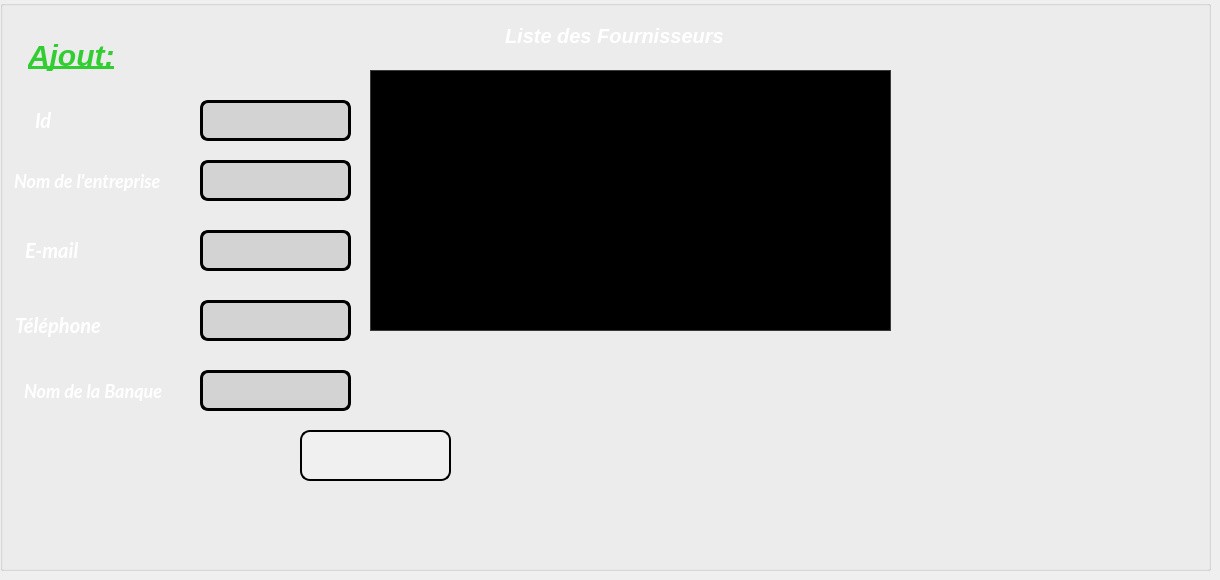
    <widget class="QWidget" name="tab_4">
     <attribute name="title">
      <string>Ajout</string>
     </attribute>
     <widget class="QGroupBox" name="groupBox_2">
      <property name="geometry">
       <rect>
        <x>0</x>
        <y>0</y>
        <width>1211</width>
        <height>571</height>
       </rect>
      </property>
      <property name="styleSheet">
       <string notr="true"/>
      </property>
      <property name="title">
       <string/>
      </property>
      <widget class="QLabel" name="label_16">
       <property name="geometry">
        <rect>
         <x>0</x>
         <y>300</y>
         <width>141</width>
         <height>51</height>
        </rect>
       </property>
       <property name="font">
        <font>
         <family>Lato</family>
         <pointsize>-1</pointsize>
         <italic>true</italic>
         <bold>true</bold>
        </font>
       </property>
       <property name="styleSheet">
        <string notr="true">QLabel {
    color: white;                     /* Couleur du texte (blanc) */
    font-size: 20px;                  /* Taille de police */
    font-family: 'Lato', sans-serif;  /* Polices de fallback */
    padding: 10px;                    /* Espacement autour du texte */
    font-weight: bold;                /* Met le texte en gras */
    font-style: italic;               /* Met le texte en italique */
}
</string>
       </property>
       <property name="text">
        <string>Téléphone</string>
       </property>
      </widget>
      <widget class="QLabel" name="label_20">
       <property name="geometry">
        <rect>
         <x>10</x>
         <y>230</y>
         <width>111</width>
         <height>41</height>
        </rect>
       </property>
       <property name="font">
        <font>
         <family>Lato</family>
         <pointsize>-1</pointsize>
         <italic>true</italic>
         <bold>true</bold>
        </font>
       </property>
       <property name="styleSheet">
        <string notr="true">QLabel {
    color: white;                     /* Couleur du texte (blanc) */
    font-size: 20px;                  /* Taille de police */
    font-family: 'Lato', sans-serif;  /* Polices de fallback */
    padding: 10px;                    /* Espacement autour du texte */
    font-weight: bold;                /* Met le texte en gras */
    font-style: italic;               /* Met le texte en italique */
}
</string>
       </property>
       <property name="text">
        <string>E-mail</string>
       </property>
      </widget>
      <widget class="QLabel" name="label_23">
       <property name="geometry">
        <rect>
         <x>20</x>
         <y>100</y>
         <width>61</width>
         <height>41</height>
        </rect>
       </property>
       <property name="font">
        <font>
         <family>Lato</family>
         <pointsize>-1</pointsize>
         <italic>true</italic>
         <bold>true</bold>
        </font>
       </property>
       <property name="styleSheet">
        <string notr="true">QLabel {
    color: white;                     /* Couleur du texte (blanc) */
    font-size: 20px;                  /* Taille de police */
    font-family: 'Lato', sans-serif;  /* Polices de fallback */
    padding: 10px;                    /* Espacement autour du texte */
    font-weight: bold;                /* Met le texte en gras */
    font-style: italic;               /* Met le texte en italique */
}
</string>
       </property>
       <property name="text">
        <string>Id</string>
       </property>
      </widget>
      <widget class="QLabel" name="label_24">
       <property name="geometry">
        <rect>
         <x>0</x>
         <y>160</y>
         <width>211</width>
         <height>41</height>
        </rect>
       </property>
       <property name="font">
        <font>
         <family>Lato</family>
         <pointsize>-1</pointsize>
         <italic>true</italic>
         <bold>true</bold>
        </font>
       </property>
       <property name="styleSheet">
        <string notr="true">QLabel {
    color: white;                     /* Couleur du texte (blanc) */
    font-size: 18px;                  /* Taille de police */
    font-family: 'Lato', sans-serif;  /* Polices de fallback */
    padding: 10px;                    /* Espacement autour du texte */
    font-weight: bold;                /* Met le texte en gras */
    font-style: italic;               /* Met le texte en italique */
}
</string>
       </property>
       <property name="text">
        <string>Nom de l'entreprise</string>
       </property>
      </widget>
      <widget class="QLabel" name="label_25">
       <property name="geometry">
        <rect>
         <x>10</x>
         <y>370</y>
         <width>191</width>
         <height>41</height>
        </rect>
       </property>
       <property name="font">
        <font>
         <family>Lato</family>
         <pointsize>-1</pointsize>
         <italic>true</italic>
         <bold>true</bold>
        </font>
       </property>
       <property name="styleSheet">
        <string notr="true">QLabel {
    color: white;                     /* Couleur du texte (blanc) */
    font-size: 18px;                  /* Taille de police */
    font-family: 'Lato', sans-serif;  /* Polices de fallback */
    padding: 10px;                    /* Espacement autour du texte */
    font-weight: bold;                /* Met le texte en gras */
    font-style: italic;               /* Met le texte en italique */
}
</string>
       </property>
       <property name="text">
        <string>Nom de la Banque</string>
       </property>
      </widget>
      <widget class="QLineEdit" name="lineEdit_nom_entreprise">
       <property name="geometry">
        <rect>
         <x>200</x>
         <y>160</y>
         <width>151</width>
         <height>41</height>
        </rect>
       </property>
       <property name="styleSheet">
        <string notr="true">QLineEdit {
    border: 3px solid black;          /* Couleur du contour (noir) */
    border-radius: 8px;               /* Coins arrondis */
    padding: 10px;                    /* Espacement à l'intérieur du line edit */
    background-color: #D3D3D3;        /* Fond gris clair */
    color: #333;                      /* Couleur du texte sombre */
    font-size: 14px;                  /* Taille de police */
    transition: border-color 0.3s;    /* Transition douce pour la couleur du contour */
}

QLineEdit:focus {
    border: 3px solid black;          /* Contour noir lorsqu'il est en focus */
    box-shadow: 0 0 5px rgba(0, 0, 0, 0.5); /* Effet d'ombre subtil (noir) */
}

QLineEdit::placeholder {
    color: #999;                      /* Couleur du texte d'espace réservé */
    opacity: 1;                       /* Assurez-vous que l'espace réservé est complètement opaque */
}
</string>
       </property>
      </widget>
      <widget class="QLineEdit" name="lineEdit_info_banc">
       <property name="geometry">
        <rect>
         <x>200</x>
         <y>370</y>
         <width>151</width>
         <height>41</height>
        </rect>
       </property>
       <property name="styleSheet">
        <string notr="true">QLineEdit {
    border: 3px solid black;          /* Couleur du contour (noir) */
    border-radius: 8px;               /* Coins arrondis */
    padding: 10px;                    /* Espacement à l'intérieur du line edit */
    background-color: #D3D3D3;        /* Fond gris clair */
    color: #333;                      /* Couleur du texte sombre */
    font-size: 14px;                  /* Taille de police */
    transition: border-color 0.3s;    /* Transition douce pour la couleur du contour */
}

QLineEdit:focus {
    border: 3px solid black;          /* Contour noir lorsqu'il est en focus */
    box-shadow: 0 0 5px rgba(0, 0, 0, 0.5); /* Effet d'ombre subtil (noir) */
}

QLineEdit::placeholder {
    color: #999;                      /* Couleur du texte d'espace réservé */
    opacity: 1;                       /* Assurez-vous que l'espace réservé est complètement opaque */
}
</string>
       </property>
      </widget>
      <widget class="QLineEdit" name="lineEdit_ID">
       <property name="geometry">
        <rect>
         <x>200</x>
         <y>100</y>
         <width>151</width>
         <height>41</height>
        </rect>
       </property>
       <property name="styleSheet">
        <string notr="true">QLineEdit {
    border: 3px solid black;          /* Couleur du contour (noir) */
    border-radius: 8px;               /* Coins arrondis */
    padding: 10px;                    /* Espacement à l'intérieur du line edit */
    background-color: #D3D3D3;        /* Fond gris clair */
    color: #333;                      /* Couleur du texte sombre */
    font-size: 14px;                  /* Taille de police */
    transition: border-color 0.3s;    /* Transition douce pour la couleur du contour */
}

QLineEdit:focus {
    border: 2px solid black;          /* Contour noir lorsqu'il est en focus */
    box-shadow: 0 0 5px rgba(0, 0, 0, 0.5); /* Effet d'ombre subtil (noir) */
}

QLineEdit::placeholder {
    color: #999;                      /* Couleur du texte d'espace réservé */
    opacity: 1;                       /* Assurez-vous que l'espace réservé est complètement opaque */
}
</string>
       </property>
      </widget>
      <widget class="QLineEdit" name="lineEdit_telephone">
       <property name="geometry">
        <rect>
         <x>200</x>
         <y>300</y>
         <width>151</width>
         <height>41</height>
        </rect>
       </property>
       <property name="styleSheet">
        <string notr="true">QLineEdit {
    border: 3px solid black;          /* Couleur du contour (noir) */
    border-radius: 8px;               /* Coins arrondis */
    padding: 10px;                    /* Espacement à l'intérieur du line edit */
    background-color: #D3D3D3;        /* Fond gris clair */
    color: #333;                      /* Couleur du texte sombre */
    font-size: 14px;                  /* Taille de police */
    transition: border-color 0.3s;    /* Transition douce pour la couleur du contour */
}

QLineEdit:focus {
    border: 3px solid black;          /* Contour noir lorsqu'il est en focus */
    box-shadow: 0 0 5px rgba(0, 0, 0, 0.5); /* Effet d'ombre subtil (noir) */
}

QLineEdit::placeholder {
    color: #999;                      /* Couleur du texte d'espace réservé */
    opacity: 1;                       /* Assurez-vous que l'espace réservé est complètement opaque */
}
</string>
       </property>
      </widget>
      <widget class="QLineEdit" name="lineEdit_email">
       <property name="geometry">
        <rect>
         <x>200</x>
         <y>230</y>
         <width>151</width>
         <height>41</height>
        </rect>
       </property>
       <property name="styleSheet">
        <string notr="true">QLineEdit {
    border: 3px solid black;          /* Couleur du contour (noir) */
    border-radius: 8px;               /* Coins arrondis */
    padding: 10px;                    /* Espacement à l'intérieur du line edit */
    background-color: #D3D3D3;        /* Fond gris clair */
    color: #333;                      /* Couleur du texte sombre */
    font-size: 14px;                  /* Taille de police */
    transition: border-color 0.3s;    /* Transition douce pour la couleur du contour */
}

QLineEdit:focus {
    border: 3px solid black;          /* Contour noir lorsqu'il est en focus */
    box-shadow: 0 0 5px rgba(0, 0, 0, 0.5); /* Effet d'ombre subtil (noir) */
}

QLineEdit::placeholder {
    color: #999;                      /* Couleur du texte d'espace réservé */
    opacity: 1;                       /* Assurez-vous que l'espace réservé est complètement opaque */
}
</string>
       </property>
      </widget>
      <widget class="QPushButton" name="pushButton_ajouter">
       <property name="geometry">
        <rect>
         <x>300</x>
         <y>430</y>
         <width>151</width>
         <height>51</height>
        </rect>
       </property>
       <property name="styleSheet">
        <string notr="true">QPushButton {
	image: url(:/Downloads/1946423.png);
    border-radius: 10px; /* Coins arrondis */
    background: #F0F0F0; /* Fond gris clair */
    color: #2C3E50; /* Couleur du texte bleu-gris foncé */
    padding: 12px 20px; /* Espacement plus grand pour une zone de clic plus large */
    border: 2px solid black; /* Contour noir */
    font-weight: bold; /* Texte en gras pour mettre en valeur */
    font-size: 16px; /* Taille de police légèrement plus grande */
    transition: background-color 0.3s, box-shadow 0.3s, transform 0.2s; /* Transitions douces */
}

QPushButton:hover {
    background: rgba(41, 128, 185, 0.15); /* Bleu clair au survol */
    box-shadow: 0px 6px 20px rgba(0, 0, 0, 0.3); /* Ombre plus prononcée pour la profondeur */
    transform: translateY(-3px); /* Effet de soulèvement */
}

QPushButton:pressed {
    background: rgba(41, 128, 185, 0.25); /* Bleu légèrement plus foncé lorsque pressé */
    box-shadow: inset 0px 6px 12px rgba(0, 0, 0, 0.2); /* Effet d'ombre intérieure */
    transform: translateY(1px); /* Effet de légère dépression */
}
</string>
       </property>
       <property name="text">
        <string/>
       </property>
      </widget>
      <widget class="QTableView" name="tableView">
       <property name="geometry">
        <rect>
         <x>370</x>
         <y>70</y>
         <width>521</width>
         <height>261</height>
        </rect>
       </property>
       <property name="styleSheet">
        <string notr="true">QTableView {
    background-color: black;        /* Fond de la table en noir */
    color: white;                   /* Texte en blanc */
    border: 1px solid #3A3A3A;      /* Bordure gris foncé */
    gridline-color: #444444;        /* Couleur des lignes de grille (gris foncé) */
    selection-background-color: #2980B9; /* Fond bleu pour la sélection */
    selection-color: white;         /* Texte blanc pour la sélection */
}

QTableView::item {
    background-color: black;        /* Fond noir pour les cellules */
    color: white;                   /* Texte des cellules en blanc */
}

QTableView::item:selected {
    background-color: #2980B9;      /* Fond bleu pour les cellules sélectionnées */
    color: white;                   /* Texte blanc pour les cellules sélectionnées */
}
</string>
       </property>
      </widget>
      <widget class="QLabel" name="label_10">
       <property name="geometry">
        <rect>
         <x>490</x>
         <y>10</y>
         <width>271</width>
         <height>51</height>
        </rect>
       </property>
       <property name="styleSheet">
        <string notr="true">QLabel {
    color: white;                     /* Couleur du texte (blanc) */
    font-size: 20px;                  /* Taille de police */
    font-family: 'Lato', sans-serif;  /* Polices de fallback */
    padding: 10px;                    /* Espacement autour du texte */
    font-weight: bold;                /* Met le texte en gras */
    font-style: italic;               /* Met le texte en italique */
}
</string>
       </property>
       <property name="text">
        <string>Liste des Fournisseurs</string>
       </property>
      </widget>
      <widget class="QLabel" name="label">
       <property name="geometry">
        <rect>
         <x>0</x>
         <y>0</y>
         <width>1211</width>
         <height>571</height>
        </rect>
       </property>
       <property name="styleSheet">
        <string notr="true">background-image: url(:/Downloads/depositphotos_514902144-stock-il.jpg);</string>
       </property>
       <property name="text">
        <string/>
       </property>
      </widget>
      <widget class="QLabel" name="label_52">
       <property name="geometry">
        <rect>
         <x>10</x>
         <y>30</y>
         <width>131</width>
         <height>51</height>
        </rect>
       </property>
       <property name="styleSheet">
        <string notr="true">QLabel {
    color: #4A4A4A;                   /* Couleur du texte (gris foncé) */
    font-size: 30px;                  /* Taille de police */
    font-family: 'Lato', sans-serif;  /* Polices de fallback */
    padding: 10px;                    /* Espacement autour du texte */
    font-weight: bold;                /* Met le texte en gras */
    text-decoration: underline;       /* Souligne le texte */
    font-style: italic;               /* Met le texte en italique */
    color: #32CD32;                   /* Couleur vert lime */
}
</string>
       </property>
       <property name="text">
        <string>Ajout:</string>
       </property>
      </widget>
      <zorder>label</zorder>
      <zorder>label_16</zorder>
      <zorder>label_20</zorder>
      <zorder>label_23</zorder>
      <zorder>label_24</zorder>
      <zorder>label_25</zorder>
      <zorder>lineEdit_nom_entreprise</zorder>
      <zorder>lineEdit_info_banc</zorder>
      <zorder>lineEdit_ID</zorder>
      <zorder>lineEdit_telephone</zorder>
      <zorder>lineEdit_email</zorder>
      <zorder>pushButton_ajouter</zorder>
      <zorder>tableView</zorder>
      <zorder>label_10</zorder>
      <zorder>label_52</zorder>
     </widget>
    </widget>
